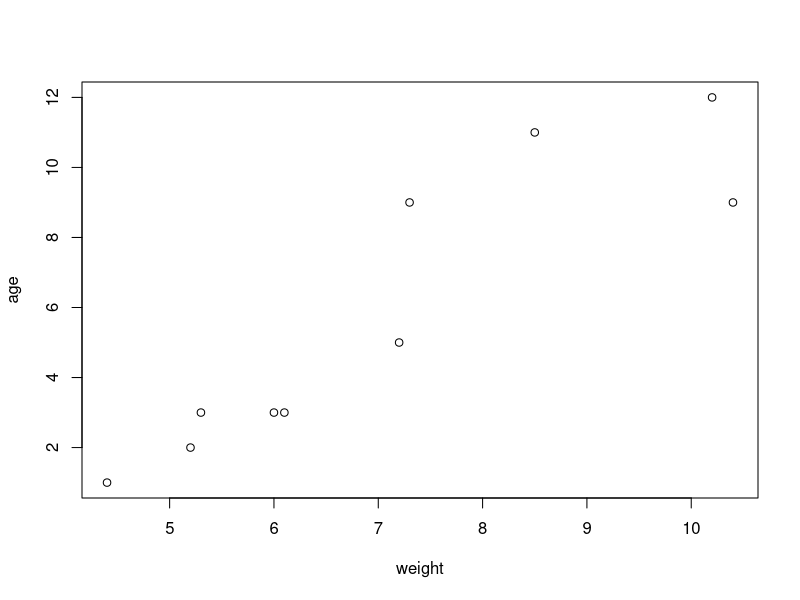

This figure's R source:
age <- c(1, 3, 5, 2, 11, 9, 3, 9, 12, 3)
weight <- c(4.4, 5.3, 7.2, 5.2, 8.5, 7.3, 6, 10.4, 10.2, 6.1)

# calculate means
mean(weight)
mean(age)

# calculate standard deviation
sd(weight)
sd(age)

# calculate correlation between two variables
cor(age, weight)
# for correlation, the order does not matter (as below)
cor(weight, age)

# graphical view 
plot(weight, age)
